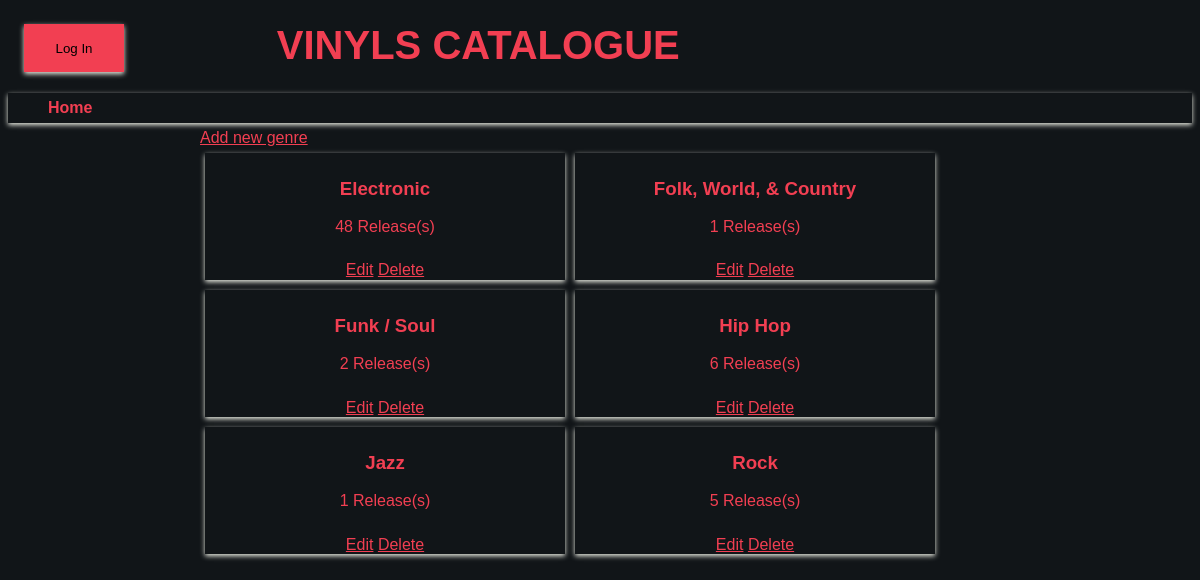
The page /genres/ on the database its author committed.
### database_setup.py (models this page shows, shortened)
class Genre(Base):
    __tablename__ = "genre"
    name = Column(String(20), nullable=False)
    id = Column(Integer, primary_key=True)
    user_id = Column(Integer, ForeignKey('user.id'))
    user = relationship(User)
    album = relationship("Album", cascade="all, delete-orphan")
    song = relationship("Song", cascade="all, delete-orphan")

### views.py (the view)
@app.route('/')
@app.route('/genres/')
def showGenres():
    if 'username' not in login_session:
        logged = False
    else:
        logged = True
    genres_count = (session
                    .query(Genre.id, Genre.name, func.count(Album.genre_id))
                    .outerjoin(Album)
                    .group_by(Genre)
                    .order_by(Genre.name)
                    .all())
    return render_template('genres.html',
                           genres_count=genres_count,
                           logged=logged)

### templates/genres.html (shortened to what this page needs)
<!DOCTYPE html>
<html lang="en">
<head>
  <link rel="stylesheet" type="text/css" href="{{ url_for('static', filename='styles.css') }}">
</head>
<body>
  <header>
    <nav>
        <div class="buttons">
          {% if not logged %}
            <a href="{{url_for('showLogin')}}">
                <button>Log In</button>
            </a>
          {% else %}
            <a href="{{url_for('gdisconnect')}}" method="post">
                <button>Log Out</button>
            </a>
          {% endif %}
        </div>
      <h1>
        <a href="/">Vinyls Catalogue</a>
      </h1>
      <ul id="breadcrumb" aria-label="Breadcrumb" role="navigation">
        <li>
          <a href="/">Home</a>
        </li>
      </ul>
    </nav>
  </header>
  <main>
    <a href="{{url_for('newGenre')}}">Add new genre</a>
    <ul class="flexbox">
      {% for genre_count in genres_count %}
      <li class="list">
        <a href="{{url_for('showReleases', genre_id=genre_count[0])}}" class="link-container">
        <div class="list-container">
          <h3>{{genre_count[1]}}</h3>
          <p>{{genre_count[2]}} Release(s)</p>
        </div>
      </a>
          <a href="{{url_for('editGenre', genre_id=genre_count[0])}}">Edit</a>
          <a href="{{url_for('deleteGenre', genre_id=genre_count[0])}}">Delete</a>
      </li>
      {% endfor %}
    </ul>
  </main>
</body>
</html>

### static/styles.css (style rules this page uses)
body,p,ul,li,nav,h1, a { font-family: 'Abel', sans-serif; font-size: 16px; color: #f23f52; line-height: 1.2em; }
nav { display: flex; flex-flow: row wrap; }
h1 { text-align: left; flex: 4 0; padding-left: 40px; }
h1 a { font-size: 40px; text-decoration: none; text-transform: uppercase; }
.buttons { flex: 1 0; }
button { display: block; margin: 16px; min-width: 48px; max-width: 100px; min-height: 48px; width: 100%; background-color: #f23f52; box-shadow: 0 2px 5px 0 #eceee4; border: none; }
body { background-color: #111518; max-width: 100%; overflow-x: hidden; position:relative; }
main { display: flex; flex-flow: column; margin: auto; max-width: 800px; }
#breadcrumb { box-shadow: 0 2px 5px 0 #eceee4; font-size: 17px; list-style: none; margin-bottom: 5px; margin-top: 5px; max-width: 100%; padding-bottom: 5px; padding-top: 5px; flex: 1 100%; }
#breadcrumb li { display: inline; }
#breadcrumb li a { color: #f23f52; font-weight: bold; text-decoration: none; }
.flexbox { align-content: center; display: flex; flex-flow: row wrap; margin: auto; padding: 0; width: 100%; }
li.list { box-shadow: 0px 2px 5px 0px #eceee4; list-style: none; margin: 5px; text-align: center; width: 45%; }
.link-container { text-decoration: none; }
.list-container { padding: 0.5em; }

### rows shown on the page
Genre: name "Electronic", genre_count "48"
Genre: name "Folk, World, & Country", user "1"
Genre: name "Funk / Soul", genre_count "2"
Genre: name "Hip Hop", genre_count "6"
Genre: name "Jazz", user "1"
Genre: name "Rock", genre_count "5"
